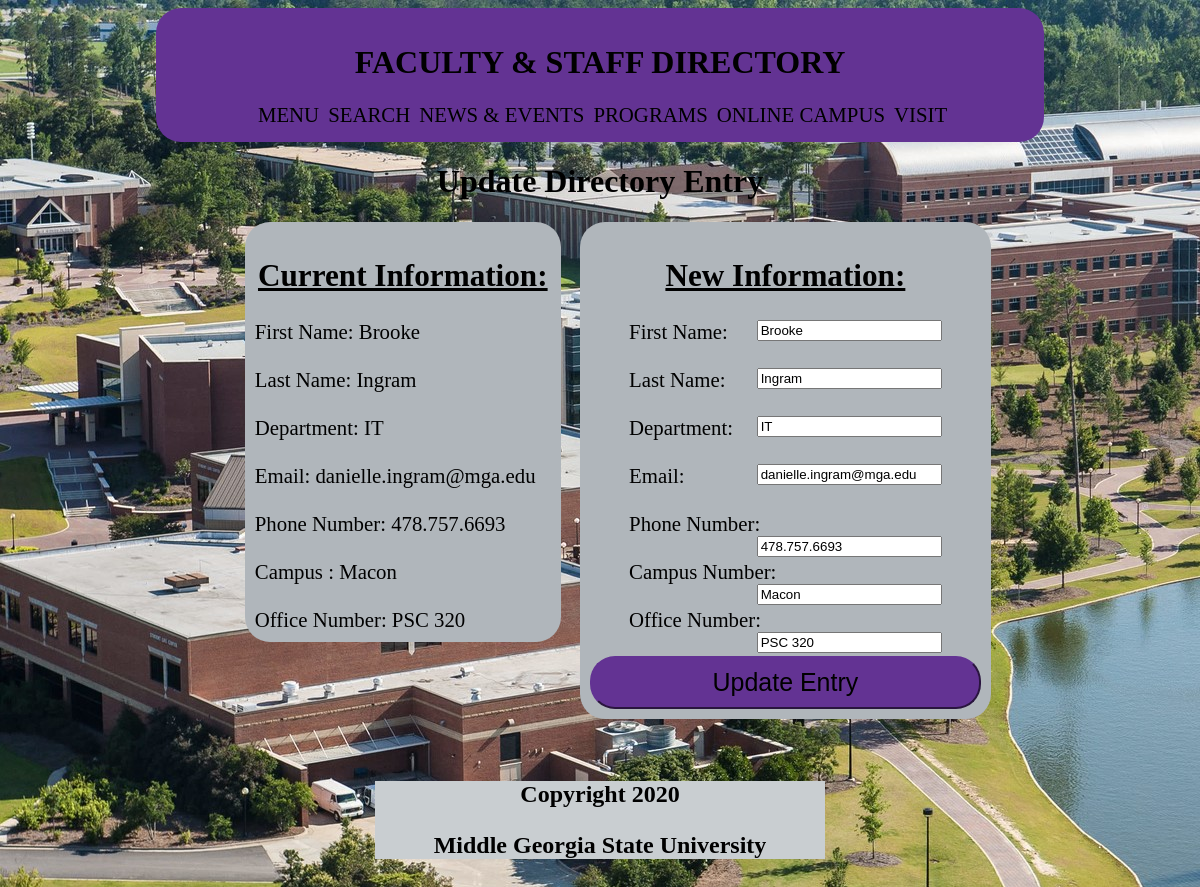
/php/updateentry.php?StaffID=1, run on the app's committed database.
### tables this page shows
CREATE TABLE `staff` (
  `StaffID` int(11) NOT NULL,
  `firstname` varchar(20) NOT NULL,
  `lastname` varchar(20) NOT NULL,
  `location` varchar(50) NOT NULL,
  `office_num` varchar(10) NOT NULL,
  `phone_num` varchar(12) NOT NULL,
  `email` varchar(50) NOT NULL,
  `Department` varchar(50) NOT NULL
);

### php/updateentry.php (the view, shortened to what this page needs)
<?php
include "header.php";
include "connection.php";
$sql = "SELECT * FROM staff WHERE StaffID=".$_GET["StaffID"];
$result = $conn->query($sql);
if($result->num_rows > 0) {
    while ($row = $result->fetch_assoc ()){
    $OfficeNum = $row ["office_num"];
    $PhoneNum = $row ["phone_num"];
    $Email = $row["email"];
    $Location = $row["location"];
    $FName = $row["firstname"];
    $LName = $row["lastname"];
    $Dept = $row["Department"];
	echo "<h1>"."Update Directory Entry</h1>";
	echo "<div id='updateinfo'>";
	echo "<h2>Current Information:</h2>";
	echo "<label>First Name: </label>".$FName. "<br />";
	echo "<br />";
	echo "<label>Last Name: </label>".$LName. "<br />";
	echo "<br />";
	echo "<label>Department: </label>".$Dept. "<br />";
	echo "<br />";
	echo "<label>Email: </label>".$Email."<br />";
	echo "<br />";
	echo "<label>Phone Number: </label>".$PhoneNum."<br />";
	echo "<br />";
	echo "<label>Campus : </label>".$Location. "<br />";
	echo "<br />";
	echo "<label>Office Number: </label>".$OfficeNum. "<br />";
	echo "</div>";
}
}
?>
<form id="Updateframe" action="update.php" method="POST">
<h2>New Information:</h2>
<div>
<div class="labels"><label for="firstname">First Name:</label></div>
<div class="textboxes"><input type="textbox"  id="firstname" name="firstname" value="<?php echo $FName; ?>"></div>
	</div>
<br />
<br />
<div>
<div class="labels"><label for="lastname">Last Name:</label></div>
<div class="textboxes"><input type="textbox"  id="lastname" name="lastname" value="<?php echo $LName; ?>"></div>
	</div>
<br />
<br />
<div>
<div class="labels"><label for="Department">Department:</label></div>
<div class="textboxes"><input type="textbox"  id="Department" name="Department" value="<?php echo $Dept; ?>"></div>
	</div>
<br />
<br />
<div>
<div class="labels"><label for="email">Email:</label></div>
<div class="textboxes"><input type="textbox"  id="email" name="email" value="<?php echo $Email; ?>"></div>
	</div>
<br />
<br />
<div>
<div class="labels"><label for="phone_num">Phone Number:</label></div>
<div class="textboxes"><input type="textbox"  id="phone_num" name="phone_num" value="<?php echo $PhoneNum; ?>"></div>
	</div>
<br />
<br />
<div>
<div class="labels"><label for="location">Campus Number:</label></div>
<div class="textboxes"><input type="textbox"  id="location" name="location" value="<?php echo $Location; ?>"></div>
	</div>
<br />
<br />
<div>
<div class="labels"><label for="office_num">Office Number:</label></div>
<div class="textboxes"><input type="textbox"  id="office_num" name="office_num" value="<?php echo $OfficeNum; ?>"></div>
	</div>
<br />
<br />
<input type="submit" id="UpdateBtn" name="UpdateBtn" value="Update Entry">
<br />
</form>
<?php
include "footer.php";
?>

### css/index.css (style rules this page uses)
body { background-image: url("Background.jpg"); background-repeat: no-repeat; background-position:left top; background-attachment: fixed; }
h1,h2 { text-align: center; }
#updateinfo { width:25%; margin-left:20%;float:left; font-size: 1.3em;background-color: #B0B6BB; border-radius:25px; padding:10px }
#updateframe { font-size: 1.3em; float:right;margin-right:17%; width:33%;background-color: #B0B6BB; border-radius:25px;padding:10px }
h2 { text-decoration: underline; }
.labels { float:left; margin-left:10%; }
.textboxes { float:right;margin-right:10%; }
#UpdateBtn,#registerbtn { width: 100%; padding :10px; border-radius: 25px; border-color: #633393; background-color: #633393; font-size: 1.2em; }

### data on the page
staff: firstname "Brooke", lastname "Ingram", Department "IT", email "danielle.ingram@mga.edu", phone_num "478.757.6693", location "Macon", office_num "PSC 320"
